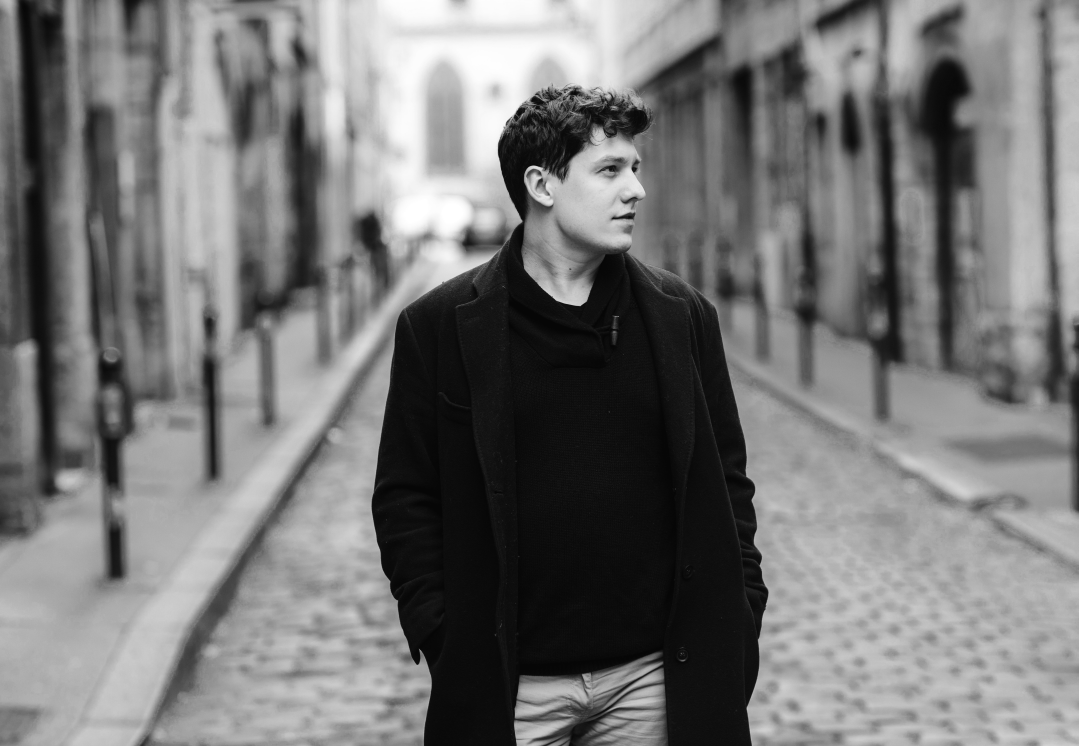
#> input picture assets/img/profile_large.jpg, 6470 x 4476 px (shown at 1/6 size)
$ python optimize_images.py
#> lines starting #> are read from the running program, lines starting #| are printed output that depends on the picture
from PIL import Image
import os

def optimize_image(input_path, output_dir, max_width=800):
#> called with input_path = 'assets/img/profile_large.jpg', output_dir = 'assets/img', max_width = 800
    if not os.path.exists(output_dir):
        os.makedirs(output_dir)

    filename = os.path.basename(input_path)
    name, ext = os.path.splitext(filename)

    try:
        with Image.open(input_path) as img:
            # Resize
#> img is the input picture: PIL image 6470x4476 RGB; min 0, max 255, mean 117.8
            if img.width > max_width:
                ratio = max_width / img.width
#> ratio = 0.124
                new_height = int(img.height * ratio)
#> new_height = 553
                img = img.resize((max_width, new_height), Image.Resampling.LANCZOS)
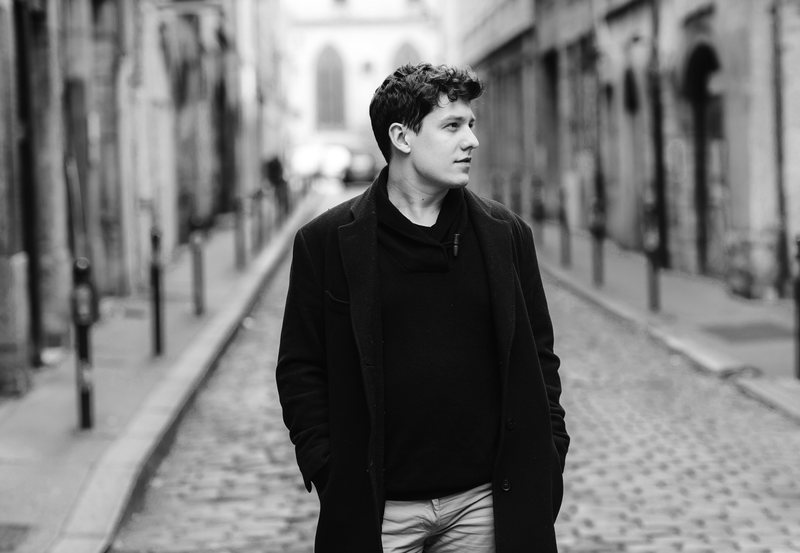
#> img: PIL image 800x553 RGB; min 0, max 255, mean 117.8
                print(f"Resized to {max_width}x{new_height}")
#| Resized to 800x553

            # Save as WebP
            webp_path = os.path.join(output_dir, "profile.webp")
            img.save(webp_path, "WEBP", quality=85)
            print(f"Saved {webp_path}")

            # Save as optimized JPEG
            jpg_path = os.path.join(output_dir, "profile_opt.jpg")
            img.convert("RGB").save(jpg_path, "JPEG", quality=85, optimize=True)
            print(f"Saved {jpg_path}")

            # AVIF might require external libraries or recent PILLOW, skipping if not available easily or using sips for it?
            # Pillow 10+ supports AVIF if libavif is installed. Let's try, if fails we catch it.
            try:
                avif_path = os.path.join(output_dir, "profile.avif")
                img.save(avif_path, "AVIF", quality=85)
                print(f"Saved {avif_path}")
            except Exception as e:
                print(f"AVIF processing failed (might need libavif): {e}")

    except Exception as e:
        print(f"Error processing {input_path}: {e}")

if __name__ == "__main__":
    optimize_image("assets/img/profile_large.jpg", "assets/img")
